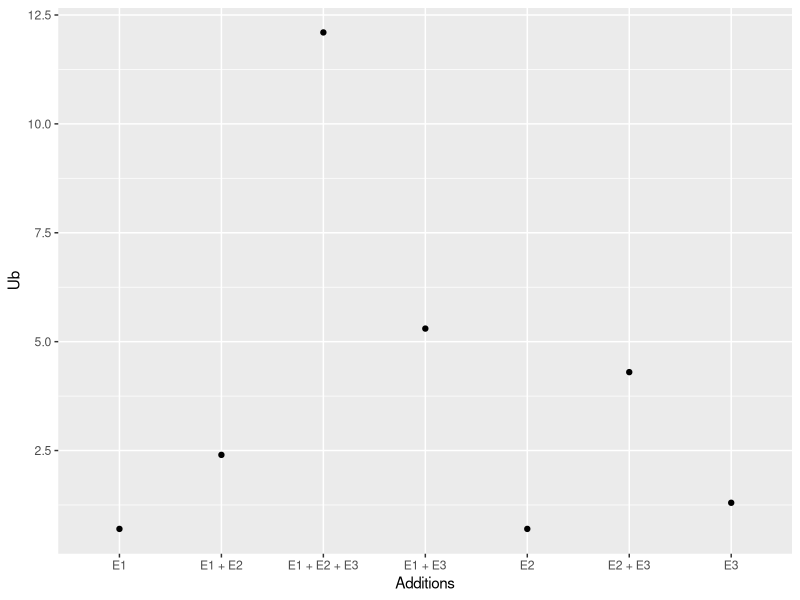
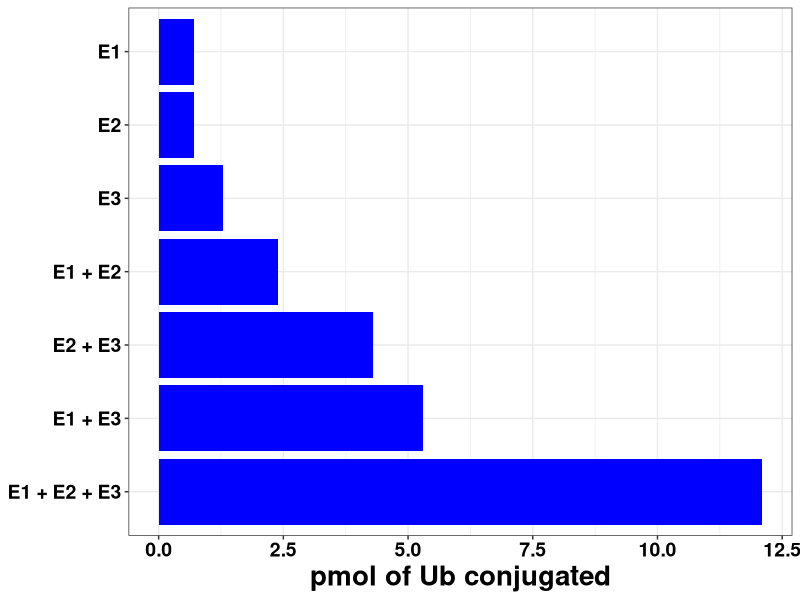
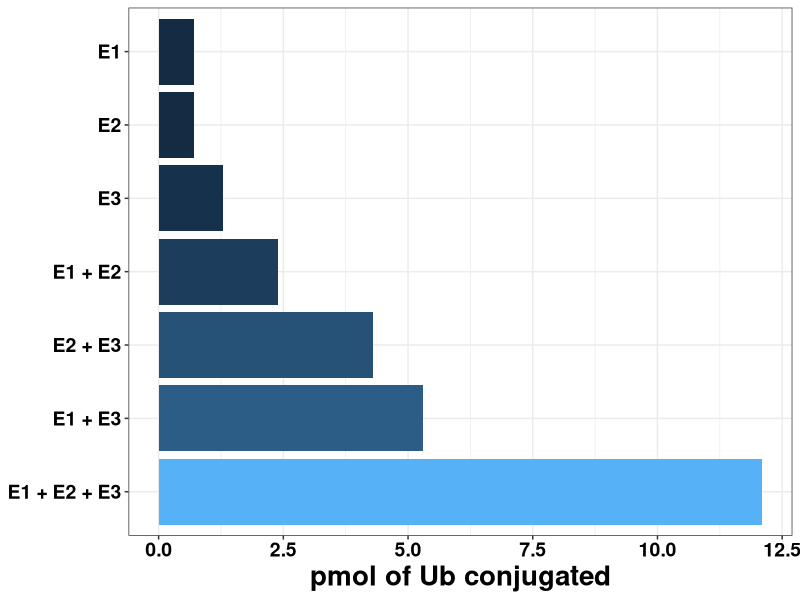
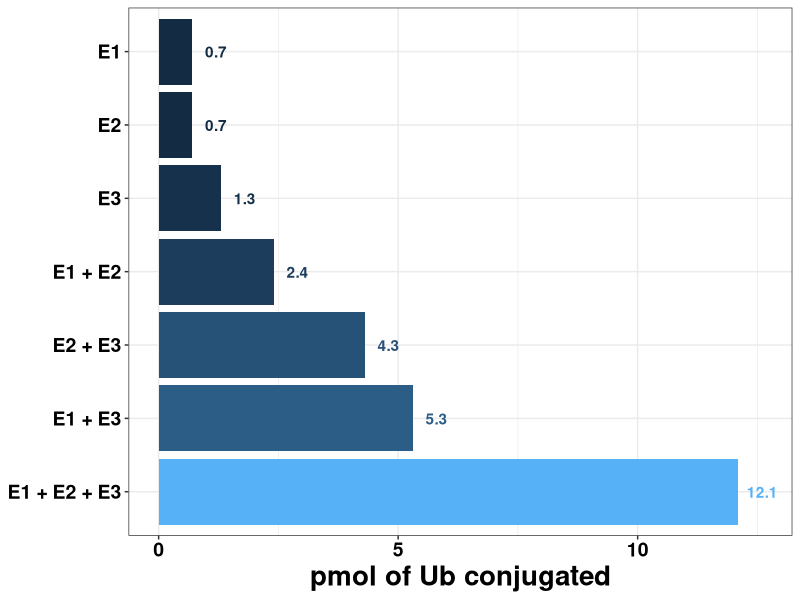

Here is the R script that generated these plots, in order:
# Intro to ggplot2 code
# This code chunk is used in the data visualization activity as the first
# introduction to ggplot2 within the tidyverse of packages. The data are taken from
# Hershko, et al. (1983). The plots are shown by the instructor as examples of 
# plots and how to increase the appeal and information content with each iteration.
# Students are then encouraged to explore ggplot2 to improve the plot further.
# a geom is the type of plot
# aesthetics define the variables
# themes control the overall plot design
# suggested resources : https://ggplot2.tidyverse.org/
# options for many types to data and includes R code: https://www.data-to-viz.com/
  


#######
#Load the tidyverse package, which includes ggplot2
library(tidyverse)

# Make the table
tb2 <- data_frame("Additions" = c("E1", "E2", "E3", "E1 + E2", "E2 + E3", "E1 + E3", "E1 + E2 + E3"),
                  "Ub" = c(0.7, 0.7, 1.3, 2.4, 4.3, 5.3, 12.1))

# show data as a table --> what was done in original paper!
tb2

#######

# Plot 1 --> plain, bad, and hard to see

#call the ggplot2 function, indicate the data set (tb2) and the x and y values
ggplot(tb2, aes(x = Additions, y = Ub)) +
  #geom_point makes a scatter plot
  geom_point()

# ask for student thoughts after showing this plot and what could be improved
# show plot 2 OR work together to improve the plot

#######

# plot 2 --> plan but clearer

#call the ggplot2 function, indicate the data set (tb2) and the x and y values
# put the x categories in order
ggplot(tb2, aes(x = fct_rev(fct_inorder(Additions)), y = Ub)) +
  # bar plot colored blue
  geom_col(fill = "blue") +
  # black and white theme
  theme_bw() +
  #make text easier to see
  theme(legend.position = "none", 
        axis.title = element_text(size = 20, face = "bold"), 
        axis.title.y = element_blank(), 
        axis.text.x = element_text(size = 14, face = "bold", color = "black"),
        axis.text.y = element_text(size = 14, face = "bold", color = "black")) +
  # flip plot horizontal
  coord_flip() +
  # add a label
  labs(y = "pmol of Ub conjugated")

#######

# plot 3 --> getting fancier

#call the ggplot2 function, indicate the data set (tb2) and the x and y values
# put the x categories in order
ggplot(tb2, aes(x = fct_rev(fct_inorder(Additions)), y = Ub)) +
  # bar plot colored by each category
  geom_col(aes(fill = Ub)) +
  # black and white theme
  theme_bw() +
  #make text easier to see
  theme(legend.position = "none", 
        axis.title = element_text(size = 20, face = "bold"), 
        axis.title.y = element_blank(), 
        axis.text.x = element_text(size = 14, face = "bold", color = "black"),
        axis.text.y = element_text(size = 14, face = "bold", color = "black")) +
  # flip plot horizontal
  coord_flip() +
  # add a label
  labs(y = "pmol of Ub conjugated")

# start to let students explore!

#######

# plot 4 --> better?
#call the ggplot2 function, indicate the data set (tb2) and the x and y values
# put the x categories in order
ggplot(tb2, aes(x = fct_rev(fct_inorder(Additions)), y = Ub)) +
  # bar plot colored by each category
  geom_col(aes(fill = Ub)) +
  # add number labels to the values
  geom_text(aes(label = Ub, y = Ub + 0.5, color = Ub), fontface = "bold") +
  # black and white theme
  theme_bw() +
  #make text easier to see
  theme(legend.position = "none", 
        axis.title = element_text(size = 20, face = "bold"), 
        axis.title.y = element_blank(), 
        axis.text.x = element_text(size = 14, face = "bold", color = "black"),
        axis.text.y = element_text(size = 14, face = "bold", color = "black")) +
  # flip plot horizontal
  coord_flip() +
  # add a label
  labs(y = "pmol of Ub conjugated")

# let the students explore!
# suggested resources : https://ggplot2.tidyverse.org/
# options for many types to data and includes R code: https://www.data-to-viz.com/

####### 